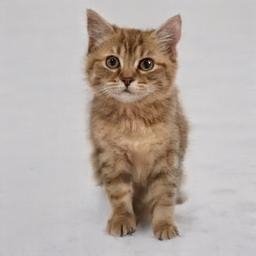
#> input picture images/cat.jpg, 256 x 256 px
$ python '4.Image Processing in Skimage.py'
#> lines starting #> are read from the running program, lines starting #| are printed output that depends on the picture
#!/usr/bin/env python3
# -*- coding: utf-8 -*-
"""
Created on Tue Feb 13 17:05:01 2024

@author: Dawood Sarfraz
"""

from skimage import io, img_as_ubyte, img_as_float

image1 = io.imread("images/cat.jpg")
#> image1 is the input picture: shape (256, 256, 3); mean R, G, B 183.9, 173.9, 167.9
print("Type of Image is ", type(image1))
#| Type of Image is  <class 'numpy.ndarray'>
print("Type of Image is ", image1.shape) # (x, y, channel)
#| Type of Image is  (256, 256, 3)
image2 = img_as_float(image1)
print("Type of Image is ", type(image2))
#| Type of Image is  <class 'numpy.ndarray'>
print("Type of Image is ", image2.shape) # (x, y, channel)
#| Type of Image is  (256, 256, 3)


image3 = io.imread("images/cat.jpg", as_gray=True) #
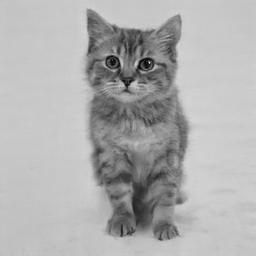
#> image3: shape (256, 256) float64; min 0.0108, max 0.901, mean 0.689
print("Type of Image is ", type(image3))
#| Type of Image is  <class 'numpy.ndarray'>
print("Type of Image is ", image3.shape) # (x, y)
#| Type of Image is  (256, 256)
image4 = img_as_float(image3)
print("Type of Image is ", type(image2))
#| Type of Image is  <class 'numpy.ndarray'>
print("Type of Image is ", image2.shape) # (x, y, channel)
#| Type of Image is  (256, 256, 3)

$ run again, with images/dog.jpg copied over images/cat.jpg
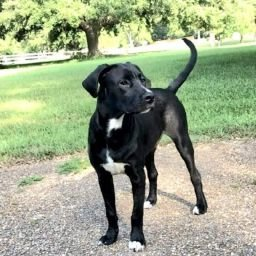
#> input picture images/dog.jpg, 256 x 256 px
#> image1 is the input picture: shape (256, 256, 3); mean R, G, B 156.1, 166.6, 136.7
#| Type of Image is  <class 'numpy.ndarray'>
#| Type of Image is  (256, 256, 3)
#| Type of Image is  <class 'numpy.ndarray'>
#| Type of Image is  (256, 256, 3)
#> `image3 = io.imread("images/cat.jpg", as_gray=True)`:
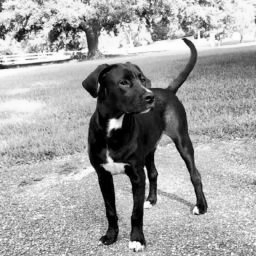
#> image3: shape (256, 256) float64; min 0, max 1, mean 0.636
#| Type of Image is  <class 'numpy.ndarray'>
#| Type of Image is  (256, 256)
#| Type of Image is  <class 'numpy.ndarray'>
#| Type of Image is  (256, 256, 3)
